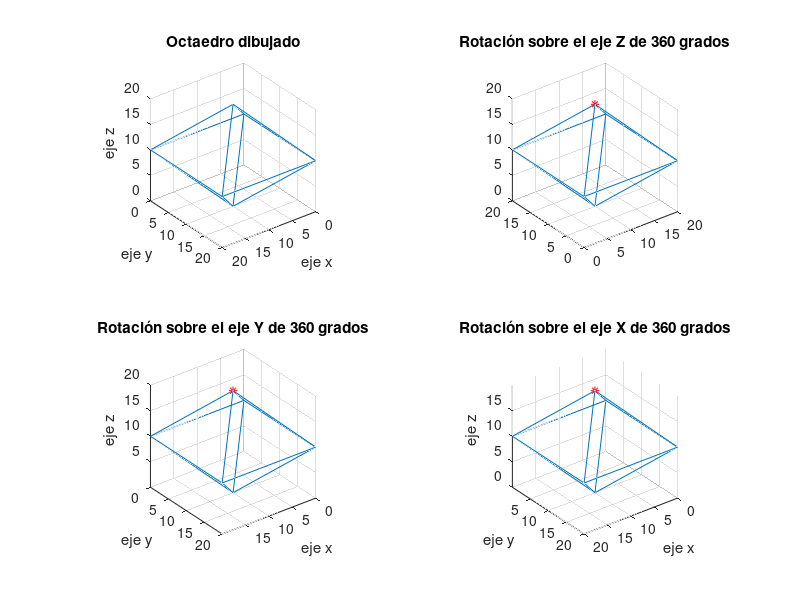
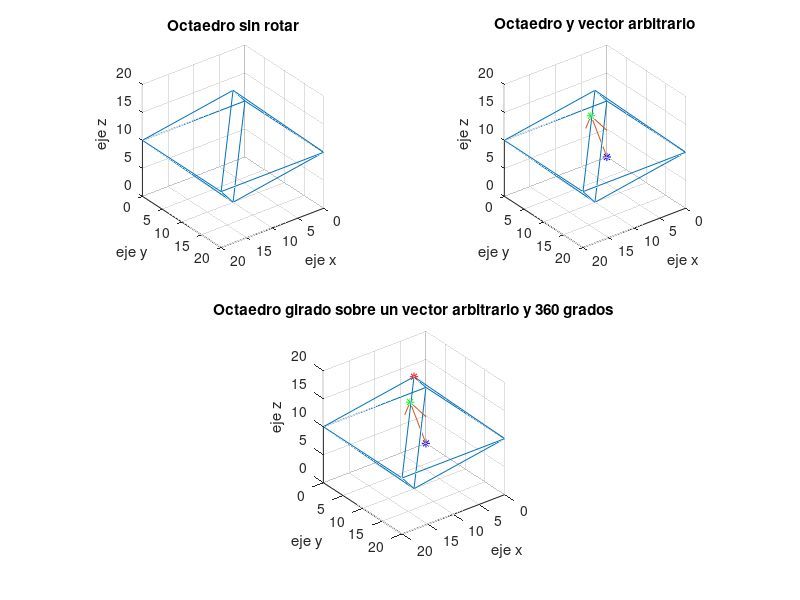

Source code (MATLAB) for these figures, in order:
%%%%%%%Graficando el Octaedro%%%%%%%%%
%Sólido platonico porque todas su caras son regulares iguales entre sí
%Todas sus coordenadas quedan definidos con coordenadas enteras

clc; clear all

L=10
XC0=[0 0 2*L 2*L 0 L 2*L NaN L 0 NaN L 2*L NaN 0 L 0 NaN 2*L L 2*L]
YC0=[0 2*L 2*L 0 0 L 2*L NaN L 2*L NaN L 0 NaN 2*L L 0 NaN 0 L 2*L]
ZC0=[L L L L L 0 L NaN 0 L NaN 0 L NaN L 2*L L NaN L 2*L L]
M0C=[XC0;YC0;ZC0]      %Organizando la matriz del octaedro
%% 
%Realizando rotaciones
figure
subplot(2,2,1);plot3(XC0,YC0,ZC0);axis equal;grid on;title('Octaedro dibujado');
set(gca, 'XDir','reverse') %Invirtiendo la dirección del eje x
set(gca, 'YDir','reverse') %Invirtiendo la dirección del eje y
xlabel('eje x');ylabel('eje y');zlabel('eje z')


for Rota=0:30:360;
    M1C=rotz(Rota)*M0C;  %Rotando 15 grados en cada evaluación
    X1C=M1C(1,:)
    Y1C=M1C(2,:)
    Z1C=M1C(3,:)
    subplot(2,2,2);plot3(X1C,Y1C,Z1C);title(sprintf('Rotación sobre el eje Z de %d grados',Rota));axis equal;grid on;
    hold on
    subplot(2,2,2);plot3(X1C(20),Y1C(20),Z1C(20),'*r');  %Graficando un punto de referencia
    hold off
    pause(1)
end

%%%%%%%%%%%%%%%%%%%%%%%%%%%%%%%%%%%%%%%%
%Realizando rotaciones sobre el eje y
for Rota=0:30:360;
    M2C=roty(Rota)*M0C;  %Rotando 15 grados en cada evaluación
    X2C=M2C(1,:)
    Y2C=M2C(2,:)
    Z2C=M2C(3,:)
    subplot(2,2,3);plot3(X2C,Y2C,Z2C);title(sprintf('Rotación sobre el eje Y de %d grados',Rota));axis equal;grid on;
    hold on
    subplot(2,2,3);plot3(X2C(20),Y2C(20),Z2C(20),'*r'); %Graficando un punto de referencia
    hold off
    set(gca, 'XDir','reverse') %Invirtiendo la dirección del eje x
    set(gca, 'YDir','reverse') %Invirtiendo la dirección del eje y
    xlabel('eje x');ylabel('eje y');zlabel('eje z')
    pause(1)
end

%%%%%%%%%%%%%%%%%%%%%%%%%%%%%%%%%%%%%%%%
  %Realizando rotaciones sobre el eje X
for Rota=0:30:360;
    M3C=rotx(Rota)*M0C;  %Rotando 15 grados en cada evaluación
    X3C=M3C(1,:)
    Y3C=M3C(2,:)
    Z3C=M3C(3,:)
    subplot(2,2,4);plot3(X3C,Y3C,Z3C);title(sprintf('Rotación sobre el eje X de %d grados',Rota));axis equal;grid on;
    hold on
    subplot(2,2,4);plot3(X3C(20),Y3C(20),Z3C(20),'*r'); %Graficando un punto de referencia
    hold off
    set(gca, 'XDir','reverse') %Invirtiendo la dirección del eje x
    set(gca, 'YDir','reverse') %Invirtiendo la dirección del eje y
    xlabel('eje x');ylabel('eje y');zlabel('eje z')
    pause(1)
end
%% 
%%%% GIRANDO EL OCTAEDRO SOBRE UN EJE ARBITRARIO UN DETERMINADO ANGULO PHI

%Estableciendo las variables, rx ry rz como coordenadas del vector y phi angulo de rotación radianes.
% syms rx ry rz phi
%Creando las coordenadas de x y z del vector.
x=10;y=9;z=15;

%Arreglo para graficar el vector a partir de dos puntos.
scale=1;%Para establecer la escala del vector habilitado.
a = [0 0 0];% Punto 1 desde origen, para partir de otro punto elegir otras coordenadas
b = [x y z];% Los valores de la coordenada de "R"

inicio=a;% "a" es el origen de mi vector para dibujar del punto a hacia b y se crea un nuevo punto "c"
c = b-a;% c es la nueva coordinada de b con origen en a, este arreglo es para crear un nuevo origen.
fin=c;

%Hallando los valores del vector unitario [rx ry rz] a partir de los puntos x y z
%Magnitud del vector desde el origen
Mr=norm(b)
rx=(x/Mr);ry=(y/Mr);rz=(z/Mr); %Obteniendo los valores del vector unitario

%Estableciendo los valores de rotación en grados.
%Recordar que la matriz del octaedro es MOC
for Rotb=0:30:360;
    %Convirtiendo a radiales
    phi=Rotb*pi/180;
    %Creando la matriz de rotación "MR"
    V=1-cos(phi);
    format short
    MR=[rx^2*V+cos(phi) rx*ry*V-rz*sin(phi) rx*rz*V+ry*sin(phi);...
        rx*ry*V+rz*sin(phi) ry^2*V+cos(phi) ry*rz*V-rx*sin(phi);...
        rx*rz*V-ry*sin(phi) ry*rz*V+rx*sin(phi) rz^2*V+cos(phi)]
    
    MR1=MR*M0C  %Rotación de phi grados

    MRX=MR1(1,:);
    MRY=MR1(2,:);
    MRZ=MR1(3,:);

    %Graficando las rotaciones
    figure(2)
    subplot(2,2,1);plot3(XC0,YC0,ZC0);axis equal;grid on;title('Octaedro sin rotar');
    set(gca, 'XDir','reverse') %Invirtiendo la dirección del eje x
    set(gca, 'YDir','reverse') %Invirtiendo la dirección del eje y
    xlabel('eje x');ylabel('eje y');zlabel('eje z')

    subplot(2,2,2);plot3(XC0,YC0,ZC0);axis equal;grid on;title('Octaedro y vector arbitrario');
    hold on
    plot3(a(1),a(2),a(3),'*b')  %Dibujando el punto de inicio
    plot3(b(1),b(2),b(3),'*g')  %Dibujando el punto de fin
    quiver3(inicio(:,1), inicio(:,2), inicio(:,3), fin(:,1), fin(:,2), fin(:,3),scale);% Dibujando el vector
    hold off
    set(gca, 'XDir','reverse') %Invirtiendo la dirección del eje x
    set(gca, 'YDir','reverse') %Invirtiendo la dirección del eje y
    xlabel('eje x');ylabel('eje y');zlabel('eje z')

    subplot(2,2,[3 4]);plot3(MRX,MRY,MRZ);axis equal;grid on;title(sprintf('Octaedro girado sobre un vector arbitrario y %d grados',Rotb));
    hold on
    plot3(a(1),a(2),a(3),'*b')  %Dibujando el punto de inicio
    plot3(b(1),b(2),b(3),'*g')  %Dibujando el punto de fin
    plot3(MRX(20),MRY(20),MRZ(20),'*r'); %Graficando un punto de referencia
    quiver3(inicio(:,1), inicio(:,2), inicio(:,3), fin(:,1), fin(:,2), fin(:,3),scale);% Dibujando el vector
    hold off
    set(gca, 'XDir','reverse') %Invirtiendo la dirección del eje x
    set(gca, 'YDir','reverse') %Invirtiendo la dirección del eje y
    xlabel('eje x');ylabel('eje y');zlabel('eje z')
    pause(1.5)
end
